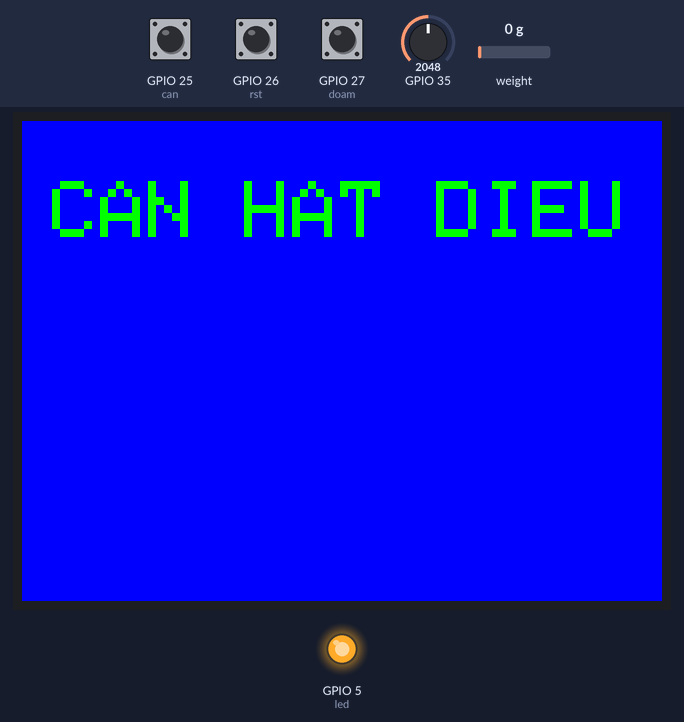
A sketch run on a simulated ESP32. Parts: 320×240 colour display, output pins drawn as LEDs (lit = HIGH). Inputs (shaded band) come from the test bench; at power-on: GPIO 25 (can) HIGH, GPIO 26 (rst) HIGH, GPIO 27 (doam) HIGH, GPIO 35 = 2048, weight on the scale 0 g. What the sketch prints to the serial monitor is not drawn.

Above: at 4.6 s.
4.7 s: GPIO 25 (can) pulled LOW for 0.15 s
At 5.8 s:
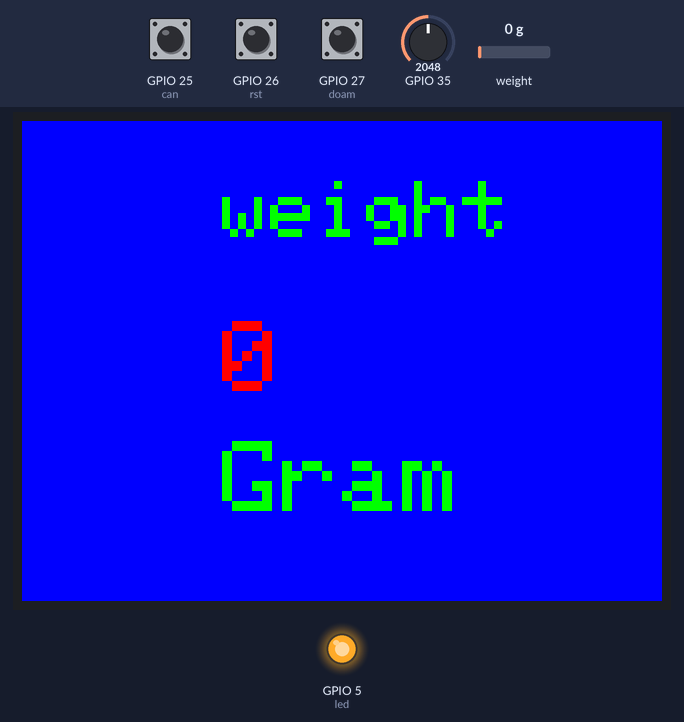
6.4 s: GPIO 26 (rst) pulled LOW for 1 s
At 8.8 s:
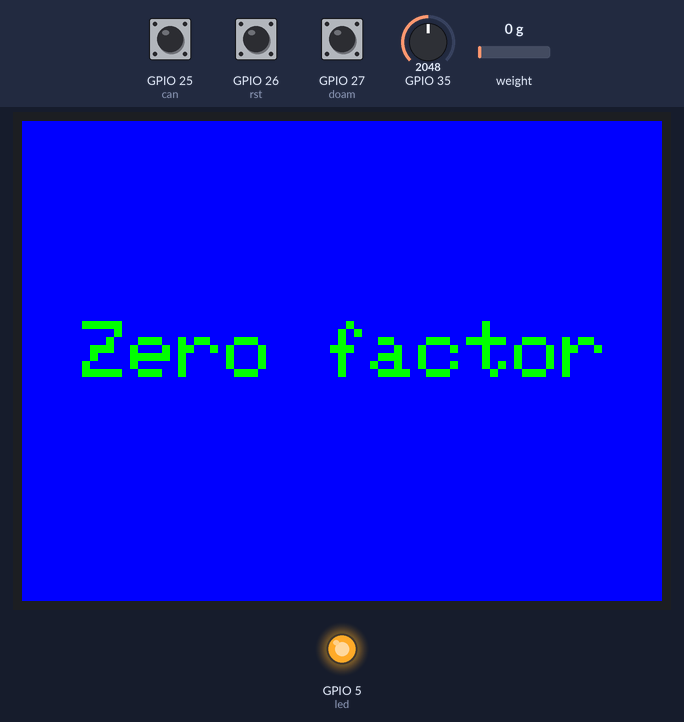
9.2 s: GPIO 27 (doam) pulled LOW for 1 s
At 9.9 s:
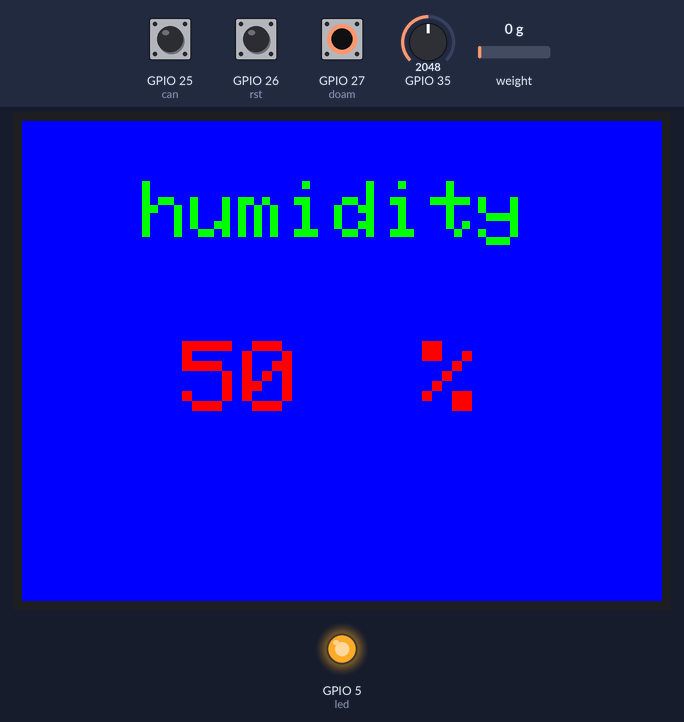
11.7 s: GPIO 25 (can) pulled LOW for 1 s
At 13.1 s:
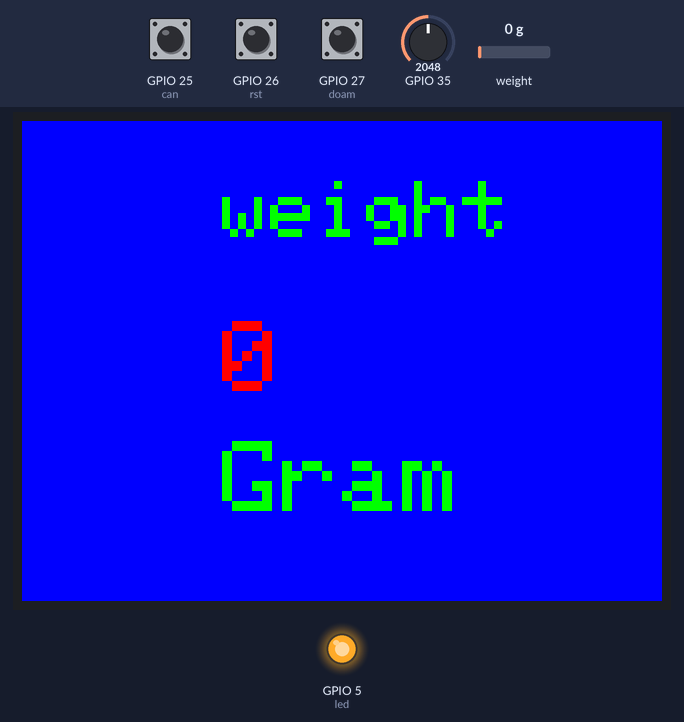
14.2 s: GPIO 26 (rst) pulled LOW for 3.2 s
At 16.9 s:
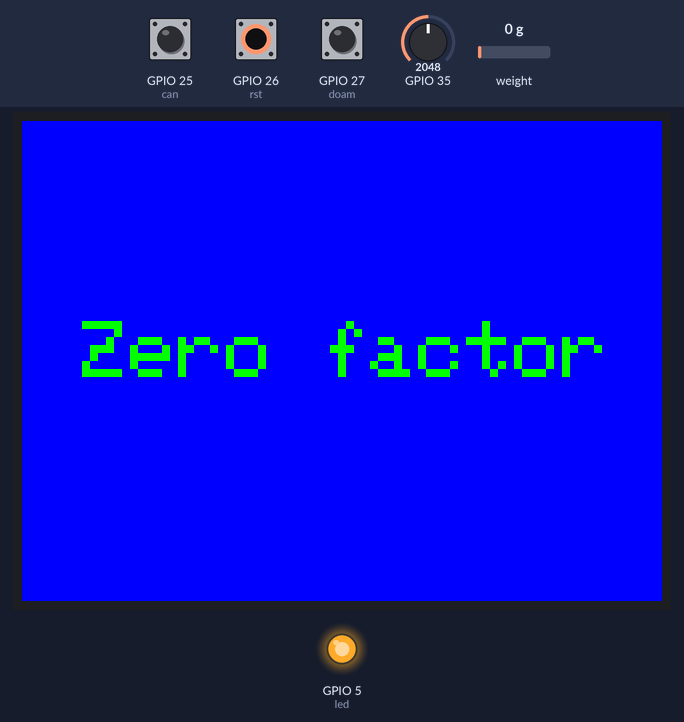
Timing chart, 0 to 18.4 s (numbered marks = the images above; inputs shaded):
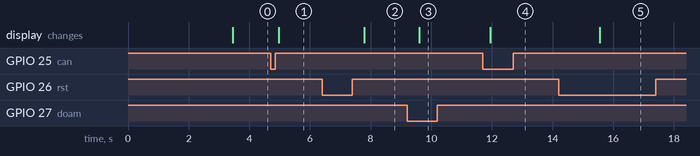

Measured:
- after the input at 4.7 s, the display: changes after 0.26 s (image 1)
- after the input at 6.4 s, the display: changes after 1.4 s (image 2)
- after the input at 9.2 s, the display: changes after 0.41 s (image 3)
- after the input at 11.7 s, the display: changes after 0.25 s (image 4)
- after the input at 14.2 s, the display: changes after 1.3 s (image 5)

The sketch:

loadcell.ino
```cpp
#include "HX711.h"

const int LOADCELL_DOUT_PIN = 19;
const int LOADCELL_SCK_PIN = 21;

HX711 scale;

float calibration_factor = -1040835.00
;//Thông số này đã đc cân chỉnh không được thay đổi;

//=============================================================================================
//                         SETUP
//=============================================================================================

float NEWTON;
#include "SPI.h"
#include "Adafruit_GFX.h"
#include "Adafruit_ILI9341.h"

// For the Adafruit shield, these are the default.
#define TFT_DC 9
#define TFT_CS 10

// Use hardware SPI (on Uno, #13, #12, #11) and the above for CS/DC
//Adafruit_ILI9341 tft = Adafruit_ILI9341(TFT_CS, TFT_DC);
// If using the breakout, change pins as desired
#define TFT_CS 15
#define TFT_DC 4
#define TFT_MOSI 16
#define TFT_CLK 17
#define TFT_RST 2
#define TFT_MISO 18
#define led 5
Adafruit_ILI9341 tft = Adafruit_ILI9341(TFT_CS, TFT_DC, TFT_MOSI, TFT_CLK, TFT_RST, TFT_MISO);
#define can 25
#define rst 26
#define doam 27
int old1,old2,old3;
long times;
void setup() {
  Serial.begin(9600);
   pinMode(led, OUTPUT);
  digitalWrite(led, HIGH);
  pinMode(can, INPUT_PULLUP);
  pinMode(rst, INPUT_PULLUP);
  pinMode(doam, INPUT_PULLUP);
  tft.begin();
  scale.begin(LOADCELL_DOUT_PIN, LOADCELL_SCK_PIN);
  Serial.println("HX711 Calibration");
  Serial.println("Remove all weight from scale");
  Serial.println("After readings begin, place known weight on scale");
  Serial.println("Press a,s,d,f to increase calibration factor by 10,100,1000,10000 respectively");
  Serial.println("Press z,x,c,v to decrease calibration factor by 10,100,1000,10000 respectively");
  Serial.println("Press t for tare");
  scale.set_scale();
  scale.tare(); //Reset giá trị về 0

  long zero_factor = scale.read_average(); //đọc thông tin
  Serial.print("Zero factor: ");
  Serial.println(zero_factor);

  scale.tare();
  tft.setRotation(3);
  tft.fillScreen(ILI9341_BLUE);
tft.setCursor(15,30);
tft.setTextColor(ILI9341_GREEN);
  tft.setTextSize(4);
  tft.println("CAN HAT DIEU");
}


//=============================================================================================
//                         LOOP
//=============================================================================================
void loop() {
  if(millis() - times >= 10000 && millis() - times < 11000){
    tft.fillScreen(ILI9341_BLUE);
    tft.setCursor(15,30);
tft.setTextColor(ILI9341_GREEN);
  tft.setTextSize(4);
  tft.println("CAN HAT DIEU");
  }
  float sum,am,val;
  /////////Hàm đọc loadcell//////////////
  for(int i =0; i <=50; i++){
    val = analogRead(35);
    sum += val;
    delay(1);
  }
  am = map(sum/50,0,4096,100,0);
  if(am >= 100) am=100;
  if(am<=0)am=0;
 Serial.print("Reading: ");
  Serial.print(scale.get_units(), 3);
  Serial.print(" kg"); //Thay đổi giá trị này thành kg và điều chỉnh lại hệ số hiệu chuẩn
  Serial.print(" calibration_factor: ");
  Serial.print(calibration_factor);
  Serial.println();
  scale.set_scale(calibration_factor); //điều chỉnh theo hệ số hiệu chỉnh
NEWTON = scale.get_units();
////////////Hàm hiển thị giá trị đọc được lên màn hình LCD////////////
int val1 = digitalRead(can);
int val2 = digitalRead(rst);
int val3 = digitalRead(doam);
if(old1 != val1){
delay(100);
if(val1 == 0){
  times = millis();
tft.fillScreen(ILI9341_BLUE);
tft.setCursor(100, 30);
tft.setTextColor(ILI9341_GREEN);
  tft.setTextSize(4);
  tft.println("weight");
  tft.setCursor(100, 100);
  tft.setTextSize(5);
  tft.setTextColor(ILI9341_RED);
  tft.println((NEWTON*1000),0);
  tft.setCursor(100, 160);
  tft.setTextColor(ILI9341_GREEN);
  tft.println("Gram");
}
}
old1 = val1;

if(old2 != val2){
delay(100);
if(val2 == 0){
  times = millis();
  scale.tare();
tft.fillScreen(ILI9341_BLUE);
tft.setCursor(30, 100);
tft.setTextColor(ILI9341_GREEN);
  tft.setTextSize(4);
  tft.println("Zero factor");
}
}
old2 = val2;

if(old3 != val3){
  times = millis();
delay(100);
if(val3 == 0){
tft.fillScreen(ILI9341_BLUE);
tft.setCursor(60, 30);
tft.setTextColor(ILI9341_GREEN);
  tft.setTextSize(4);
  tft.println("humidity");
  tft.setCursor(80 , 110);
  tft.setTextSize(5);
  tft.setTextColor(ILI9341_RED);
  tft.println(String(am,0)+ "  %");

}
}
old3 = val3;
  //////////Hàm cân chỉnh loadcell/////////
  if(Serial.available())
  {
    char temp = Serial.read();
    if(temp == '+' || temp == 'a')
      calibration_factor += 10;
    else if(temp == '-' || temp == 'z')
      calibration_factor -= 10;
    else if(temp == 's')
      calibration_factor += 100;
    else if(temp == 'x')
      calibration_factor -= 100;
    else if(temp == 'd')
      calibration_factor += 1000;
    else if(temp == 'c')
      calibration_factor -= 1000;
    else if(temp == 'f')
      calibration_factor += 10000;
    else if(temp == 'v')
      calibration_factor -= 10000;
    else if(temp == 't')
      scale.tare();  //Reset giá trị về 0
  }
}
```
